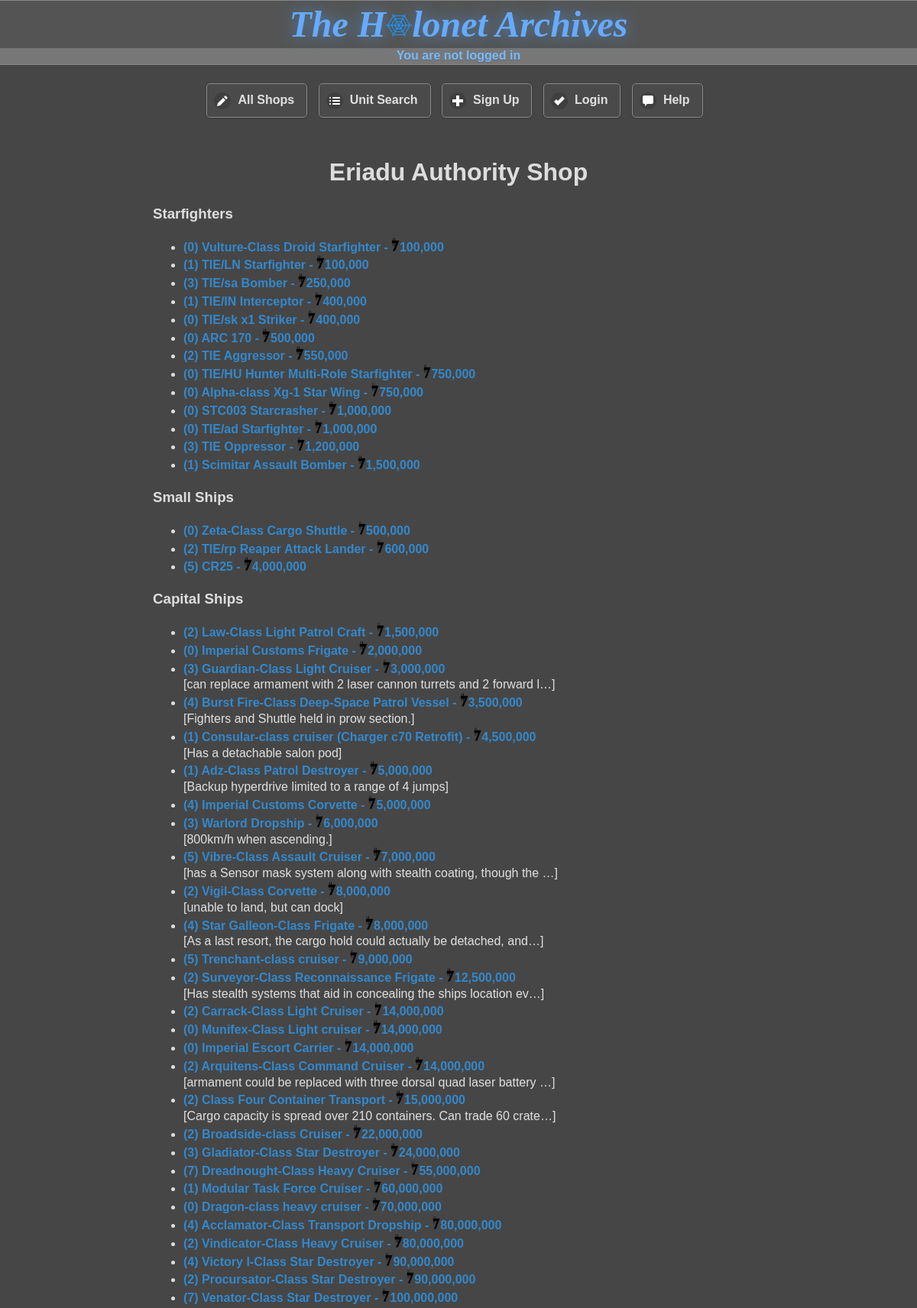
The page /public_html/shop_page?sid=54 (upper part) on the database its author committed.
### tables this page shows
CREATE TABLE `unit` (
  `unit_id` smallint(5) unsigned NOT NULL AUTO_INCREMENT,
  `unit_type` smallint(5) unsigned DEFAULT NULL,
  `name` varchar(128) DEFAULT NULL,
  `alias` varchar(32) DEFAULT NULL,
  `price` bigint(20) unsigned DEFAULT NULL,
  `modslots` tinyint(3) unsigned DEFAULT NULL,
  `uc_limit` smallint(5) unsigned DEFAULT NULL,
  `length` float DEFAULT NULL,
  `height` float DEFAULT NULL,
  `width` float DEFAULT NULL,
  `hyperdrive` float DEFAULT NULL,
  `backup` float DEFAULT NULL,
  `mglt` tinyint(3) unsigned DEFAULT NULL,
  `kmh` smallint(5) unsigned DEFAULT NULL,
  `shield` tinyint(3) unsigned DEFAULT NULL,
  `hull` tinyint(3) unsigned DEFAULT NULL,
  `sbd` smallint(5) unsigned DEFAULT NULL,
  `ru` smallint(5) unsigned DEFAULT NULL,
  `points` float DEFAULT NULL,
  `is_special` tinyint(3) unsigned DEFAULT NULL,
  `notes` varchar(1024) DEFAULT NULL,
  `wiki_link` varchar(128) DEFAULT NULL,
  `max_height` float DEFAULT NULL,
  `access` int(10) unsigned DEFAULT NULL,
  `mass` int(10) unsigned DEFAULT NULL,
  PRIMARY KEY (`unit_id`),
  KEY `unit_type` (`unit_type`),
  KEY `shield` (`shield`),
  KEY `hull` (`hull`),
  CONSTRAINT `unit_ibfk_1` FOREIGN KEY (`unit_type`) REFERENCES `unit_type` (`unit_type`),
  CONSTRAINT `unit_ibfk_2` FOREIGN KEY (`shield`) REFERENCES `strength` (`strength_no`),
  CONSTRAINT `unit_ibfk_3` FOREIGN KEY (`hull`) REFERENCES `strength` (`strength_no`)
);

### php/functions.php (the view, shortened to what this page needs)
<?php
    function generate_random_string() {
        return substr(md5(rand()), 0, 7);
    }
    function get_shop_stats(&$pdo, $shop_id) {
        $result = $pdo->query(<<<_END
        SELECT
            u.unit_id,
            u.name,
            ut.type_description,
            u.modslots,
            s.shop_name,
            u.price,
            u.notes,
            u.uc_limit
        FROM
            units_in_shop AS us
        JOIN shop AS s
        ON
            s.shop_id = us.shop_id
        JOIN unit AS u
        ON
            us.unit_id = u.unit_id
        LEFT JOIN unit_type AS ut
        ON
            ut.unit_type = u.unit_type
        WHERE
            s.shop_id = $shop_id
        ORDER BY
            u.unit_type
        _END);
        $units = [];
        while ($row = $result->fetch()) {
            $units[] = $row;
        }
        $shop_name = $units[0]['shop_name'];
        foreach ($units as $index => $unit) {
            unset($units[$index]['shop_name']);
        }
        return array($shop_name, $units);
    }
    function collect_unit_types($units) {
        $unit_types = [];
        foreach ($units as $unit) {
            if (!in_array($unit['type_description'], $unit_types)) {
                $unit_types[] = $unit['type_description'];
            }
        }
        return $unit_types;
    }
    function sort_units_by_attribute(&$units, $attr) {
        $arr_size = sizeof($units);
        for ($i = 1; $i < $arr_size; $i++) {
            $lower = 0;
            $upper = $i-1;
            while ($lower <= $upper) {
                $middle = intval(($lower + $upper)/2);
                if ($units[$i][$attr] >= $units[$middle][$attr]) $lower = $middle + 1;
                else $upper = $middle - 1;
            }
            if ($units[$i][$attr] >= $units[$middle][$attr]) $position = $middle + 1;
            else $position = $middle;
            for ($j = $i; $j > $position; $j--) {
                swap_array_values($units, $j, $j-1);
            }
        }
        return $units;
    }
    function search_for_units($units, $attr, $value) {
        $found_at = FALSE;
        foreach ($units as $index => $unit) {
            if ($unit[$attr] == $value) {
                $found_at = $index;
                break;
            }
        }
        return $found_at;
    }
    function get_units_of_attr($units, $attr, $value) {
        $found_at = search_for_units($units, $attr, $value);
        $units_of_attr = [];
        while ($found_at !== FALSE) {
            $units_of_attr[] = $units[$found_at];
            unset($units[$found_at]);
            $found_at = search_for_units($units, $attr, $value);
        }
        return $units_of_attr;
    }
    function display_shop_unit($unit) {
        $C = 'constant';
        $unit_id = $unit['unit_id'];
        $str = "<li><a class='unit-links' data-transition='slide' href='{$C('WEBSITE_ROOT')}/unit_page?uid=$unit_id'>(" . $unit['modslots'] . ") ";
        $str .= $unit['name'];
        $price = $unit['price'];
        if ($price != 0) $str .= " - <img src='{$C('WEBSITE_ROOT')}/data/images/credit_symbol.png' alt='credits' height='18px'  />" . number_format($price);
        $str .= "</a>";
        if (not_null($unit['notes']) && $unit['notes'] !== '') {
            $str .= "<br  />[" . substr($unit['notes'], 0, 64);
            $str .= strlen($unit['notes']) > 64 ? "&hellip;]" : "]";
        }
        $str .=  "</li>";
        return $str;
    }
    function normalise_unit_types($type) {
        switch ($type) {
            case 'Small Vehicle':
                return 'Vehicle';
            case 'Medium Vehicle':
                return 'Vehicle';
            case 'Shuttle':
                return 'Small Ship';
            case 'Transport':
                return 'Small Ship';
            default:
                return $type;
        }
    }
    function display_shop($shop_name, $units) {
        foreach ($units as $index => $unit) {
            $units[$index]['type_description'] = normalise_unit_types($unit['type_description']);
        }
        $types = collect_unit_types($units);
        sort_unit_types($types);
        echo "<h1 class='centre'>$shop_name</h1>";
        foreach ($types as $type) {
            echo "<div><h3>" . pluralise($type) . "</h3><ul>";
            $units_of_type = get_units_of_attr($units, 'type_description',  $type);
            sort_units_by_attribute($units_of_type, 'price');
            foreach ($units_of_type as $unit) {
                echo display_shop_unit($unit);
            }
            echo "</ul></div>";
        }
    }
    function pluralise($phrase) {
        if (strtolower(substr($phrase, -1)) == 's') {
            return $phrase;
        } elseif (strtolower($phrase) == 'crew') {
            return $phrase;
        } elseif (strtolower($phrase) == 'infantry') {
            return $phrase;
        } else return $phrase . "s";
    }
    function not_null($val) { return (!($val === NULL)); }

### public_html/_/css/holonet-original.css (style rules this page uses)
html { font-size: 100%; }
.ui-page-theme-a a, html .ui-bar-a a, html .ui-body-a a, html body .ui-group-theme-a a { color: #3388cc ; font-weight: bold; }

### public_html/_/css/styles.css (style rules this page uses)
html { background:#444; color: #CEF; }
.unit-links { text-decoration: none; text-shadow: none; }
.centre { text-align:center; }

### rows shown on the page
unit: modslots "0", unit "Vulture-Class Droid Starfighter", price "100,000"
unit: modslots "1", unit "TIE/LN Starfighter", price "100,000"
unit: modslots "3", unit "TIE/sa Bomber", price "250,000"
unit: modslots "1", unit "TIE/IN Interceptor", price "400,000"
unit: modslots "0", unit "TIE/sk x1 Striker", price "400,000"
unit: modslots "0", unit "ARC 170", price "500,000"
unit: modslots "2", unit "TIE Aggressor", price "550,000"
unit: modslots "0", unit "TIE/HU Hunter Multi-Role Starfighter", price "750,000"
unit: modslots "0", unit "Alpha-class Xg-1 Star Wing", price "750,000"
unit: modslots "0", unit "STC003 Starcrasher", price "1,000,000"
unit: modslots "0", unit "TIE/ad Starfighter", price "1,000,000"
unit: modslots "3", unit "TIE Oppressor", price "1,200,000"
unit: modslots "1", unit "Scimitar Assault Bomber", price "1,500,000"
unit: modslots "0", unit "Zeta-Class Cargo Shuttle", price "500,000"
unit: modslots "2", unit "TIE/rp Reaper Attack Lander", price "600,000"
unit: modslots "5", unit "CR25", price "4,000,000"
unit: modslots "2", unit "Law-Class Light Patrol Craft", price "1,500,000"
unit: modslots "0", unit "Imperial Customs Frigate", price "2,000,000"
unit: modslots "3", unit "Guardian-Class Light Cruiser", price "3,000,000", notes "can replace armament with 2 laser cannon turrets and 2 forward l", notes "…]"
unit: modslots "4", unit "Burst Fire-Class Deep-Space Patrol Vessel", price "3,500,000", notes "Fighters and Shuttle held in prow section.", notes "]"
unit: modslots "1", unit "Consular-class cruiser (Charger c70 Retrofit)", price "4,500,000", notes "Has a detachable salon pod", notes "]"
unit: modslots "1", unit "Adz-Class Patrol Destroyer", price "5,000,000", notes "Backup hyperdrive limited to a range of 4 jumps", notes "]"
unit: modslots "4", unit "Imperial Customs Corvette", price "5,000,000"
unit: modslots "3", unit "Warlord Dropship", price "6,000,000", notes "800km/h when ascending.", notes "]"
unit: modslots "5", unit "Vibre-Class Assault Cruiser", price "7,000,000", notes "has a Sensor mask system along with stealth coating, though the", notes "…]"
unit: modslots "2", unit "Vigil-Class Corvette", price "8,000,000", notes "unable to land, but can dock", notes "]"
unit: modslots "4", unit "Star Galleon-Class Frigate", price "8,000,000", notes "As a last resort, the cargo hold could actually be detached, and", notes "…]"
unit: modslots "5", unit "Trenchant-class cruiser", price "9,000,000"
unit: modslots "2", unit "Surveyor-Class Reconnaissance Frigate", price "12,500,000", notes "Has stealth systems that aid in concealing the ships location ev", notes "…]"
unit: modslots "2", unit "Carrack-Class Light Cruiser", price "14,000,000"
unit: modslots "0", unit "Munifex-Class Light cruiser", price "14,000,000"
unit: modslots "0", unit "Imperial Escort Carrier", price "14,000,000"
unit: modslots "2", unit "Arquitens-Class Command Cruiser", price "14,000,000", notes "armament could be replaced with three dorsal quad laser battery", notes "…]"
unit: modslots "2", unit "Class Four Container Transport", price "15,000,000", notes "Cargo capacity is spread over 210 containers. Can trade 60 crate", notes "…]"
unit: modslots "2", unit "Broadside-class Cruiser", price "22,000,000"
unit: modslots "3", unit "Gladiator-Class Star Destroyer", price "24,000,000"
unit: modslots "7", unit "Dreadnought-Class Heavy Cruiser", price "55,000,000"
unit: modslots "1", unit "Modular Task Force Cruiser", price "60,000,000"
unit: modslots "0", unit "Dragon-class heavy cruiser", price "70,000,000"
unit: modslots "4", unit "Acclamator-Class Transport Dropship", price "80,000,000"
unit: modslots "2", unit "Vindicator-Class Heavy Cruiser", price "80,000,000"
unit: modslots "4", unit "Victory I-Class Star Destroyer", price "90,000,000"
unit: modslots "2", unit "Procursator-Class Star Destroyer", price "90,000,000"
unit: modslots "7", unit "Venator-Class Star Destroyer", price "100,000,000"

### other values the page prints
$logged_in_as "You are not logged in"
$shop_name "Eriadu Authority Shop"
pluralise($type) "Starfighters"
pluralise($type) "Small Ships"
pluralise($type) "Capital Ships"
